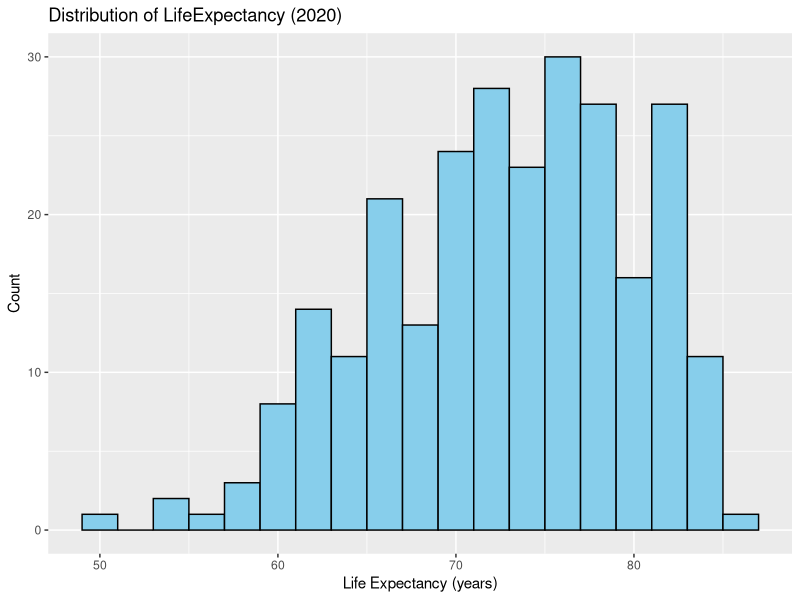
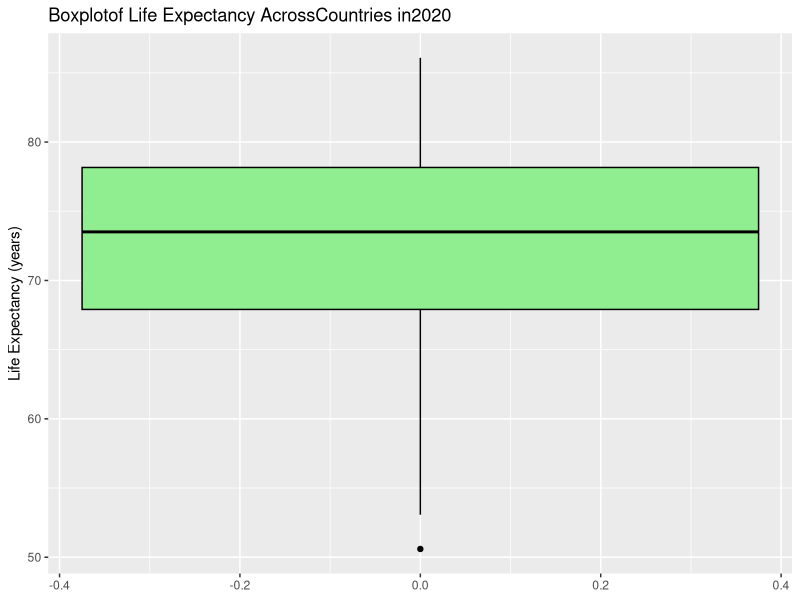
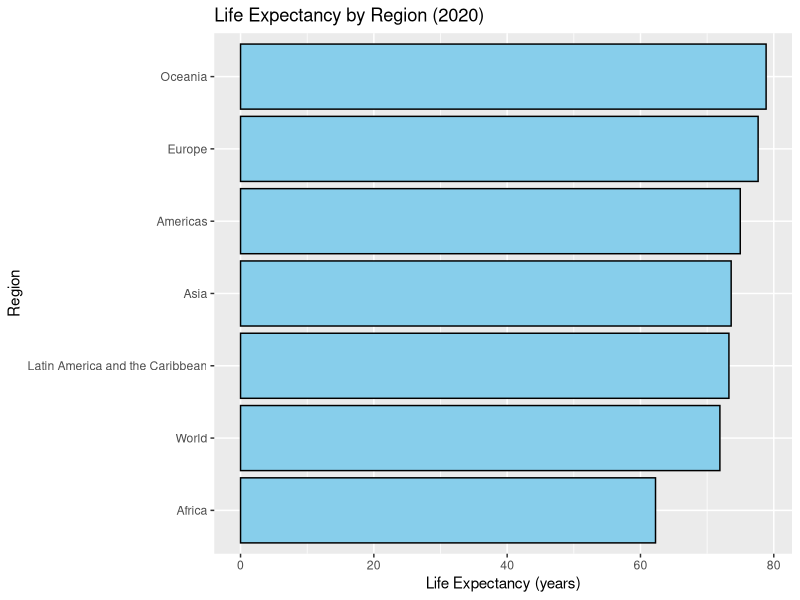

These charts were generated, in order, by the following R code:
## ---- chunk 1
knitr::opts_chunk$set(echo = TRUE, warning = FALSE, message = FALSE)
library(ggplot2)
library(dplyr)
library(readr)
library(knitr)
## ---- chunk 2
data <- read_csv("life expectancy.csv")
data_2020 <- data %>%
  filter(Year == 2020) %>%
  rename(LifeExp = `Life expectancy`) %>%
  filter(!is.na(LifeExp))
kable(head(data_2020, 5), caption = "First 5 Country-Level Observations (2020)")
## ---- chunk 3
reg_data <- read_csv("region life expectancy.csv")
reg_data_2020 <- reg_data %>%
  filter(Year == 2020) %>%
  rename(LifeExp = `Life expectancy`) %>%
  filter(!is.na(LifeExp))
kable(reg_data_2020, caption = "Regional Life Expectancy Values (2020)")
## ---- chunk 4
#Five-Number Summary
summary_stats <- data_2020 %>%
  summarize(
    Mean = mean(LifeExp),
    Median = median(LifeExp),
    StdDev = sd(LifeExp),
    Min = min(LifeExp),
    Max = max(LifeExp),
    N = n()
  )

kable(summary_stats, caption = "Global Life Expectancy Summary Statistics (2020)")

#Bottom 5 Countries
bottom_countries <- data_2020 %>%
  arrange(LifeExp) %>%
  slice(1:5) %>%
  select(Entity, LifeExp)

kable(bottom_countries, caption = "Countries/Territories with the Lowest Life Expectancy in 2020")
## ---- chunk 5
#Top 5 Countries
top_countries <- data_2020 %>%
  arrange(desc(LifeExp)) %>%
  slice(1:5) %>%
  select(Entity, LifeExp)

kable(top_countries, caption = "Countries/Territories with the Highest Life Expectancy in 2020")
## ---- chunk 6
# Histogram
ggplot(data_2020,aes(x =LifeExp)) +
geom_histogram(binwidth= 2, fill ="skyblue", color= "black")+
labs(title= "Distribution of LifeExpectancy (2020)",
x = "Life Expectancy (years)",
y = "Count")
## ---- chunk 7
ggplot(data_2020,aes(y =LifeExp)) +
geom_boxplot(fill= "lightgreen",color ="black") +
labs(
title= "Boxplotof Life Expectancy AcrossCountries in2020",
y ="Life Expectancy (years)"
)
## ---- chunk 8
ggplot(reg_data_2020, aes(x = reorder(Entity, LifeExp), y = LifeExp)) +
  geom_col(fill = "skyblue", color = "black") +
  labs(
    title = "Life Expectancy by Region (2020)",
    x = "Region",
    y = "Life Expectancy (years)"
  ) +
  coord_flip()
